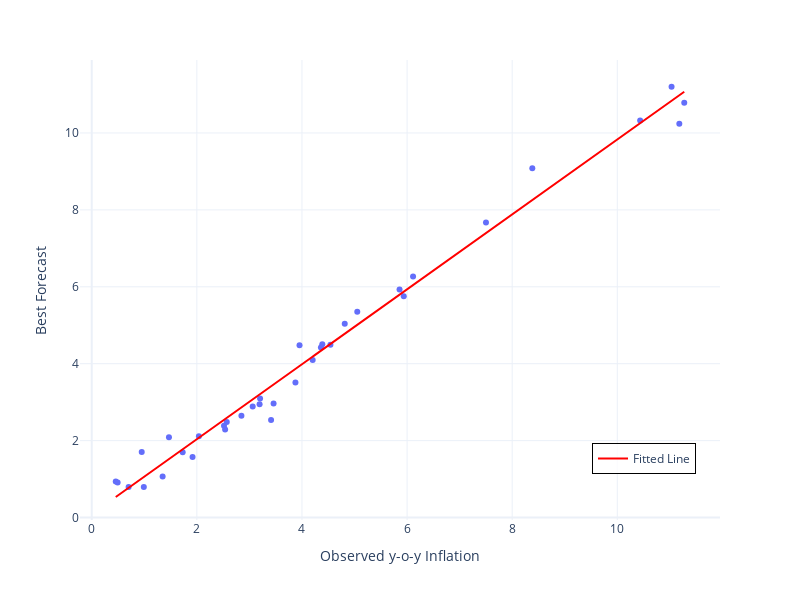

This figure's notebook cell:
### Code cell
# Create a scatter plot
fig = px.scatter(only_validation, x='cpi', y='ridge')
# Fit a line to the data
fit = np.polyfit(only_validation['cpi'], only_validation['ridge'], deg=1)
fit_fn = np.poly1d(fit)
# Add the fitted line to the plot
fig.add_trace(go.Scatter(
    x=only_validation['cpi'], 
    y=fit_fn(only_validation['cpi']), 
    mode='lines', 
    name='Fitted Line',
    line=dict(color='red', width=2)
))

# Update layout for better visualization
fig.update_layout(
    xaxis_title='Observed y-o-y Inflation',
    yaxis_title='Best Forecast',
    template='plotly_white',
    width=800, 
    height=600,
    legend=dict(
        x=0.8,
        y=0.1,
        bgcolor='rgba(255, 255, 255, 0.8)',
        bordercolor='black',
        borderwidth=1
    ),
    title=dict(
        x=0.5,
        xanchor='center'
    )
)

# Show the plot
fig.show()

### Figure 1 — Plotly figure (JSON) as saved in the notebook; plotly's stock layout.template omitted (floating-point values rounded to 4 significant figures)
{"data": [{"hovertemplate": "cpi=%{x}<br>ridge=%{y}<extra></extra>", "legendgroup": "", "marker": {"color": "#636efa", "symbol": "circle"}, "mode": "markers", "name": "", "orientation": "v", "showlegend": false, "type": "scatter", "x": [4.204, 8.383, 11.03, 11.27, 11.18, 10.43, 5.857, 4.542, 4.387, 4.361, 4.814, 5.052, 7.501, 6.114, 5.937, 3.194, 3.062, 3.203, 3.876, 2.569, 0.9509, 1.349, 1.73, 1.918, 2.538, 3.412, 1.469, 0.4567, 0.9905, 0.4926, 0.7015, 2.039, 2.848, 2.517, 3.46, 3.954], "xaxis": "x", "y": [4.094, 9.08, 11.2, 10.79, 10.24, 10.33, 5.93, 4.494, 4.508, 4.425, 5.04, 5.349, 7.672, 6.268, 5.756, 2.946, 2.888, 3.095, 3.514, 2.484, 1.705, 1.067, 1.701, 1.577, 2.286, 2.535, 2.085, 0.9347, 0.7917, 0.9141, 0.7919, 2.115, 2.645, 2.387, 2.968, 4.479], "yaxis": "y"}, {"line": {"color": "red", "width": 2}, "mode": "lines", "name": "Fitted Line", "type": "scatter", "x": [4.204, 8.383, 11.03, 11.27, 11.18, 10.43, 5.857, 4.542, 4.387, 4.361, 4.814, 5.052, 7.501, 6.114, 5.937, 3.194, 3.062, 3.203, 3.876, 2.569, 0.9509, 1.349, 1.73, 1.918, 2.538, 3.412, 1.469, 0.4567, 0.9905, 0.4926, 0.7015, 2.039, 2.848, 2.517, 3.46, 3.954], "y": [4.184, 8.255, 10.84, 11.07, 10.98, 10.25, 5.794, 4.513, 4.362, 4.337, 4.778, 5.011, 7.396, 6.045, 5.872, 3.2, 3.072, 3.209, 3.864, 2.591, 1.015, 1.403, 1.774, 1.958, 2.561, 3.413, 1.52, 0.5341, 1.054, 0.5691, 0.7726, 2.075, 2.863, 2.541, 3.459, 3.94]}], "layout": {"height": 600, "legend": {"bgcolor": "rgba(255, 255, 255, 0.8)", "bordercolor": "black", "borderwidth": 1, "tracegroupgap": 0, "x": 0.8, "y": 0.1}, "margin": {"t": 60}, "title": {"x": 0.5, "xanchor": "center"}, "width": 800, "xaxis": {"anchor": "y", "domain": [0, 1], "title": {"text": "Observed y-o-y Inflation"}}, "yaxis": {"anchor": "x", "domain": [0, 1], "title": {"text": "Best Forecast"}}}}
